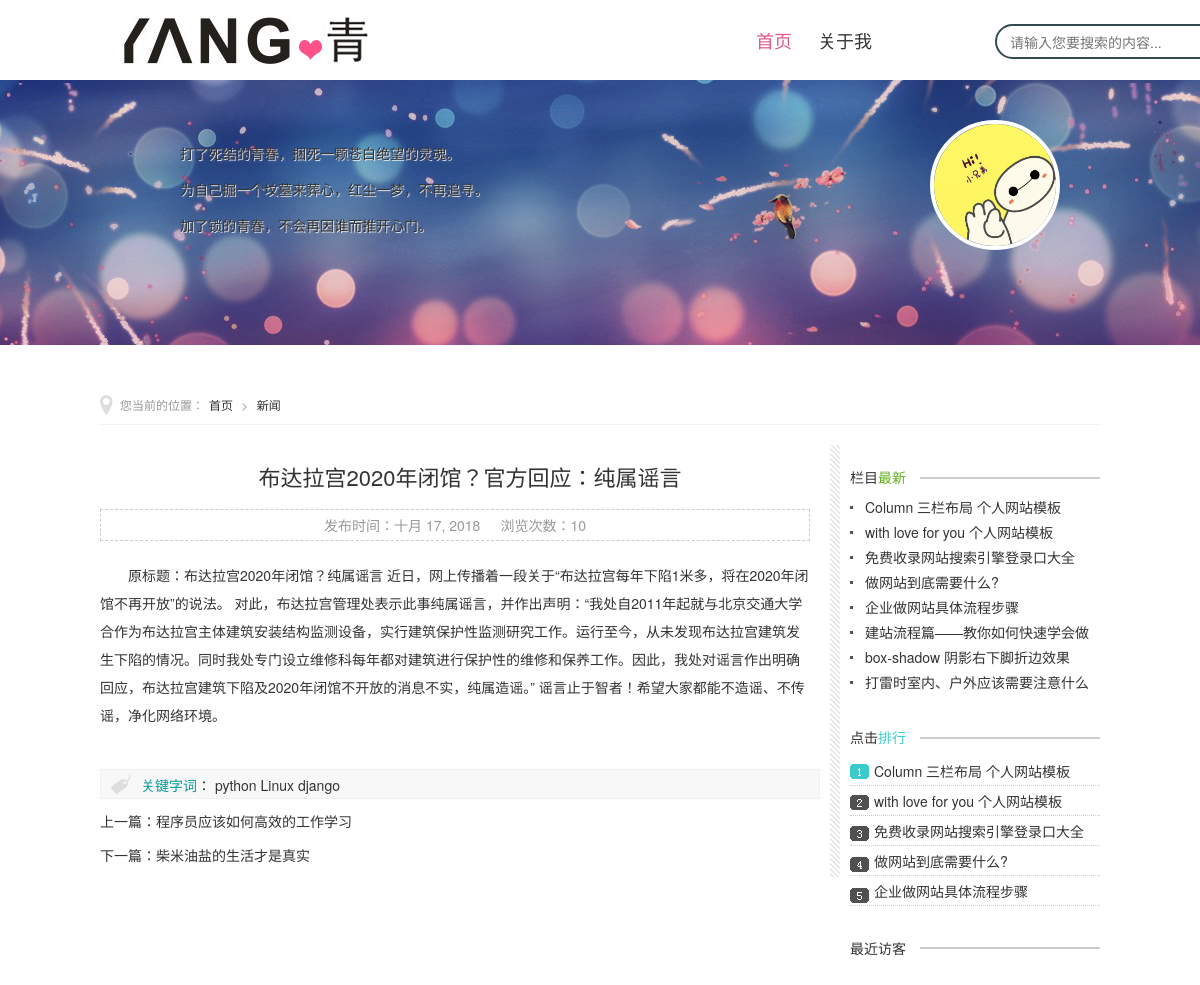
Page /detail/1/ on the committed database.
### posts/models.py (models this page shows, shortened)
class Post(models.Model):
    title = models.CharField(verbose_name='标题', max_length=50)
    content = models.TextField(verbose_name='正文')
    created_time = models.DateField(verbose_name='创建时间', auto_now_add=True)
    active = models.BooleanField(verbose_name='是否激活', default=True)
    cover = models.ImageField(verbose_name='封面', default='default.jpg',
                              upload_to='avatar/%Y/%m/%d')
    view_nums = models.IntegerField(verbose_name='访问量', null=True, blank=True)
    comment = models.TextField(verbose_name='评论')
    labels = models.ManyToManyField('Labels',verbose_name='标签')
    category = models.ForeignKey('Category',verbose_name='类别')
    class Meta:
        verbose_name = '文章'
        verbose_name_plural = '文章'

class Category(models.Model):
    name = models.CharField(verbose_name='类别', max_length=20)
    def __str__(self):
        return self.name
    class Meta:
        verbose_name = '分类'
        verbose_name_plural = '分类'

class Labels(models.Model):
    name = models.CharField(verbose_name='标签', max_length=10)
    def __str__(self):
        return self.name
    class Meta:
        verbose_name = '标签'
        verbose_name_plural = '标签'

### posts/views.py (the view)
# urls.py: url(r'^detail/(?P<id>\d+)/$', detail, name='detail'),
def detail(request, id):
    post = Post.objects.get(id=id)
    posts, categories, last_posts, rank_posts = aside_data()
    try:
        prev = Post.objects.get(id=int(id) - 1)
    except ObjectDoesNotExist:
        prev = None
    try:
        next = Post.objects.get(id=int(id) + 1)
    except ObjectDoesNotExist:
        next = None
    return render(request, 'posts/detail.html', locals())

### posts/views.py (called while the page is built)
def aside_data():
    posts = Post.objects.filter(active=True)
    categories = Category.objects.all()
    last_posts = posts.order_by('-created_time')[:5]
    rank_posts = posts.order_by('-view_nums')[:5]
    return posts, categories, last_posts, rank_posts

### posts/templates/posts/detail.html (shortened to what this page needs)
{% extends 'base.html' %}
    {% block content %}
        <h1 class="t_nav"><span>您当前的位置：<a href="{% url 'posts:index' %}">首页</a>&nbsp;&gt;&nbsp;<a
                href="#">{{ post.category }}</a>&nbsp;</span></h1>
        <div class="index_about">
            <h2 class="c_titile">{{ post.title }}</h2>
            <p class="box_c"><span
                    class="d_time">发布时间：{{ post.created_time }}</span><span>浏览次数：{{ post.view_nums }}</span>
            </p>
            <ul class="infos">
                <p>{{ post.content }}</p>
            </ul>
            <div class="keybq">
                <p><span>关键字词</span>：
                    {% for lab in post.labels.all %}
                        <a href="#">{{ lab }}</a>
                    {% endfor %}
                </p>
            </div>
            <div class="nextinfo">
                <p>上一篇：<a href="/news/s/2013-09-04/606.html">程序员应该如何高效的工作学习</a></p>
                <p>下一篇：<a href="/news/s/2013-10-21/616.html">柴米油盐的生活才是真实</a></p>
            </div>
        </div>
    {% endblock %}
    {% block aside %}
        <aside class="right">
            <div class="news">
                <h3>
                    <p>栏目<span>最新</span></p>
                </h3>
                <ul class="rank">
                    <li><a href="/" title="Column 三栏布局 个人网站模板" target="_blank">Column 三栏布局 个人网站模板</a></li>
                    <li><a href="/" title="with love for you 个人网站模板" target="_blank">with love for you 个人网站模板</a></li>
                    <li><a href="/" title="免费收录网站搜索引擎登录口大全" target="_blank">免费收录网站搜索引擎登录口大全</a></li>
                    <li><a href="/" title="做网站到底需要什么?" target="_blank">做网站到底需要什么?</a></li>
                    <li><a href="/" title="企业做网站具体流程步骤" target="_blank">企业做网站具体流程步骤</a></li>
                    <li><a href="/" title="建站流程篇――教你如何快速学会做网站" target="_blank">建站流程篇――教你如何快速学会做网站</a></li>
                    <li><a href="/" title="box-shadow 阴影右下脚折边效果" target="_blank">box-shadow 阴影右下脚折边效果</a></li>
                    <li><a href="/" title="打雷时室内、户外应该需要注意什么" target="_blank">打雷时室内、户外应该需要注意什么</a></li>
                </ul>
                <h3 class="ph">
                    <p>点击<span>排行</span></p>
                </h3>
                <ul class="category">
                    <li><a href="/" title="Column 三栏布局 个人网站模板" target="_blank">Column 三栏布局 个人网站模板</a></li>
                    <li><a href="/" title="withlove for you 个人网站模板" target="_blank">with love for you 个人网站模板</a></li>
                    <li><a href="/" title="免费收录网站搜索引擎登录口大全" target="_blank">免费收录网站搜索引擎登录口大全</a></li>
                    <li><a href="/" title="做网站到底需要什么?" target="_blank">做网站到底需要什么?</a></li>
                    <li><a href="/" title="企业做网站具体流程步骤" target="_blank">企业做网站具体流程步骤</a></li>
                </ul>
            </div>
            <div class="visitors">
                <h3>
                    <p>最近访客</p>
                </h3>
            </div>
        </aside>
    {% endblock %}

### posts/static/css/base.css (style rules this page uses)
* { margin: 0; padding: 0 }
body { font: 12px "����", Arial, Helvetica, sans-serif; color: #756F71 }
ul { list-style: none; }
a:link, a:visited { text-decoration: none; color: #333; }
.right { float: right; }
aside { width: 250px; }

### posts/static/css/index.css (style rules this page uses)
.news h3 { font-size: 14px; background: url(../images/r_title_bg.jpg) repeat-x center }
.news h3 p { background: #fff; width: 70px }
.news h3.ph span { color: #37ccca; }
.news ul { margin-bottom: 20px }
.rank li { height: 25px; line-height: 25px; clear: both; padding-left: 5px; overflow: hidden; padding-left: 15px; background: url(../images/li.jpg) no-repeat left center; }
.rank { margin: 10px 0 }
.rank li a { color: #333; }
.category { background: url(../images/ph.jpg) no-repeat left 8px; margin: 10px 0 }
.category li { line-height: 30px; height: 30px; overflow: hidden; padding-left: 24px; border-bottom: #CCC dotted 1px }

### posts/static/css/new.css (style rules this page uses)
h1.t_nav span { float: left; color: #999; background:url(../images/5849.png) no-repeat left center; padding-left:20px }
h1.t_nav span a { margin: 0 5px }
h1.t_nav { border-bottom: #F1F1F1 1px solid; font-size: 12px; font-weight: normal; line-height: 40px; height: 40px; }
.index_about { float: left; width: 740px; overflow: hidden; background: url(../images/r_line.jpg) repeat-y right; margin: 10px 0 }
.c_titile { font-size: 22px; margin: 20px 0; text-align: center }
.box_c { border: #ccc 1px dashed; text-align: center; padding: 5px 0; margin-right: 30px;color: #999; }
.box_c span { margin: 0 10px; }
ul.infos { overflow: hidden; margin: 20px 30px 20px 0; line-height: 28px; font-size: 14px; text-indent: 2em; }
ul.infos p { margin-bottom: 20px }
.keybq { background: url(../images/6264.png) no-repeat 10px center #F8F8F8; line-height: 30px; height: 30px; padding-left: 40px; border: 1px solid #F0F0F0; margin-right: 20px; }
.keybq span { color: #099 }
.nextinfo { line-height: 24px; }
.rank li { height: 25px; line-height: 25px; clear: both; padding-left: 5px; overflow: hidden; padding-left: 15px; background: url(../images/li.jpg) no-repeat left center; }
.rank { margin: 10px 0 }
.rank li a { color: #333; }
.category { background: url(../images/ph.jpg) no-repeat left 8px; margin: 10px 0 }
.category li { line-height: 30px; height: 30px; overflow: hidden; padding-left: 24px; border-bottom: #CCC dotted 1px }
.news h3, .visitors h3 { margin-top: 35px; font-size: 14px; background: url(../images/r_title_bg.jpg) repeat-x center; }
.news h3 p, .visitors h3 p { background: #fff; width: 70px }
.news h3 span { color: #65b020 }
.news h3.ph span { color: #37ccca; }
.news ul { margin-bottom: 20px }

### rows in the picture
Post: category "新闻", title "布达拉宫2020年闭馆？官方回应：纯属谣言", created_time "十月 17, 2018", view_nums "10", content "原标题：布达拉宫2020年闭馆？纯属谣言 近日，网上传播着一段关于“布达拉宫每年下陷1米多，将在2020年闭馆不再开放”的说法。 对此，布达拉宫管理处表示此事纯属谣言，并作出声明：“我处自2011年起就与北京交通大学合作为布达拉宫主体建筑安装结构监测设备，实行建筑保护性监测研究工作。运行至今，从未发现布达拉宫建筑发生下陷的情况。同时我处专门设立维修科每年都对建筑进行保护性的维修和保养工作。因此，我处对谣言作出明确回应，布达拉宫建筑下陷及2020年闭馆不开放的消息不实，纯属造谣。” 谣言止于智者！希望大家都能不造谣、不传谣，净化网络环境。"
Labels: name "python"
Labels: name "Linux"
Labels: name "django"
